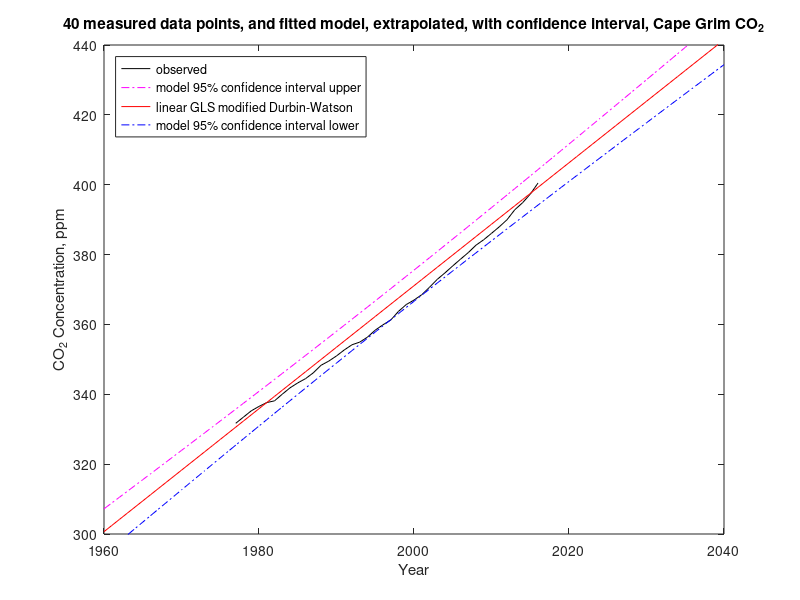

This figure's MATLAB source:
%%%%%%%%%%%%%%%%%%%%%%%%%%%%%%%%%%%%%%%%%%%%%%%%%%%%%%%%%%%%%%%%%%%%%%%%%%%%%%%
% This program reads annual mean CO2 data from Cape Grim, then does OLS and   %
% GLS for both linear (y = b0 + b1.t) and quadratic (y = b0 + b1.t + b2.t^2). %
% This code is for Matlab or Octave (no special libraries required).          %
%%%%%%%%%%%%%%%%%%%%%%%%%%%%%%%%%%%%%%%%%%%%%%%%%%%%%%%%%%%%%%%%%%%%%%%%%%%%%%%

doQuatratic=false;  % otherwise linear fit

plotACF=false;      % plot autocorrelation function of residuals?

plotLongTerm=4;     % plot long-term extrapolated model with 95% conf. int.: 0=no, 1=OLS, 2=ACF GLS, 3=DW GLS, 4=new GLS

disp('========================================================');

% Read data as csv numeric file of two columns: year (AD) and CO2 (ppm)
% This file is from data at http://www.csiro.au/greenhouse-gases/
CO2data=csvread('CapeGrimAnnualCO2.csv');
disp('Data: Atmospheric background carbon dioxide at Cape Grim');
disp('from http://www.csiro.au/greenhouse-gases/');

%%%%%%%%%%%%%%%%%%%%%
% Assemble the data %
%%%%%%%%%%%%%%%%%%%%%
[n,~]=size(CO2data);
t=0;
x=0;
y=0;
for i=1:n
    t(i)=CO2data(i,1);
    x(i,1)=1;
    x(i,2)=t(i)-2000;
    y(i,1)=CO2data(i,2);
    if doQuatratic
        x(i,3)=x(i,2)*x(i,2);
    end
end

disp('--------------------------------------------------------');

%%%%%%%%%%%%%%%%%%%%%%%%%%%%%%%%%%%%%
% OLS calculation by matrix algebra %
%%%%%%%%%%%%%%%%%%%%%%%%%%%%%%%%%%%%%
[n,k]=size(x);
DegreesOfFreedom=n-k;
varName(1,:)='(Intercept)';
varName(2,:)='year - 2000';
if doQuatratic
    varName(3,:)='(yr-2000)^2';
end
disp('OLS calculation by matrix algebra:');
betaOLS=inv(transpose(x)*x)*transpose(x)*y;
residuals=y-x*betaOLS;

SSR=transpose(residuals)*residuals;
% for improved rho estimate:
meanPred=(1/n)*ones(n,n)*x*betaOLS; % n x 1 vector all elements=mean predicted value
predDev=x*betaOLS-meanPred;
SSPD=transpose(predDev)*predDev;

residStdErrOLS=std(residuals)*sqrt((n-1)/(n-k));
stdErrorOLS=0;
tValue=0;
normCov=inv(transpose(x)*x);
for m=1:k
    stdErrorOLS(m,1)=residStdErrOLS*sqrt(normCov(m,m));
    tValue(m,1)=betaOLS(m,1)/stdErrorOLS(m,1);
end
disp('                 Estimate     Std. Error    t value');
for m=1:k
    fprintf('%s  %12.6f  %12.6f  %9.3f\n',varName(m,:),betaOLS(m,1),stdErrorOLS(m,1),tValue(m,1));
end
disp(['Residual standard error: ',num2str(residStdErrOLS),' on ',num2str(n-k),' degrees of freedom']);
rmsError=sqrt((transpose(residuals)*residuals)/n);
disp(['Model RMS error: ',num2str(rmsError),' (ppm CO2)']);

if doQuatratic
    for i=1:n
        bestFitTunEq(i)=t(i);
        bestFitYunEq(i)=betaOLS(1,1)+x(i,2)*betaOLS(2,1)+x(i,3)*betaOLS(3,1);
    end
else
    for i=1:n
        bestFitTunEq(i)=t(i);
        bestFitYunEq(i)=betaOLS(1,1)+x(i,2)*betaOLS(2,1);
    end
end


disp('--------------------------------------------------------');


%%%%%%%%%%%%%%%%%%%%%%%%%%%%%%%%%%%%%%%%%%%%%%%%%%%%%%
% Calculate and plot sample autocorrelation function %
%%%%%%%%%%%%%%%%%%%%%%%%%%%%%%%%%%%%%%%%%%%%%%%%%%%%%%
% sample autocorrelation function (provided in MatLab but not Octave)
Ymean=mean(residuals);
R=0;
Lag=0;
zeroLine=0;
CIu=0;
CIl=0;
denom=0;
for i=1:n
    denom=denom+(residuals(i)-Ymean)^2;
end
for ka=0:20
    numer=0;
    for na=1:n-ka
        numer=numer+(residuals(na)-Ymean)*(residuals(na+ka)-Ymean);
    end
    R(ka+1,1)=numer/denom;
    Lag(ka+1)=ka;
    zeroLine(ka+1)=0;
    CIu(ka+1)=1.96/sqrt(n);
    CIl(ka+1)=-1.96/sqrt(n);
end
%disp(['Residual ACF lag 1 = ',num2str(R(2)),' (first estimate of rho)']);
if plotACF
    plot(Lag,R,'.-b',Lag,zeroLine,'-g',Lag,CIu,'-r',Lag,CIl,'-r');
    axis([0 20 -0.4 1]);
    xlabel('Lag');
    ylabel('Sample Autocorrelation');
    grid('on');
    if doQuatratic
        title(['Cape Grim CO_2 annual data, ACF of quadratic model residuals']);
    else
        title(['Cape Grim CO_2 annual data, ACF of linear model residuals']);
    end
    pause;
end

rho=R(2,1); % for GLS


%%%%%%%%%%%%%%%%%%%%%%%%%%%%%%%%%%%%%%%%%%
% Simple n_eff = n(1-rho)/(1+rho) method %
%%%%%%%%%%%%%%%%%%%%%%%%%%%%%%%%%%%%%%%%%%
% t = b*sqrt(n-k)/sqrt(SSR/sum of squares of x differences from mean)
ne=n*(1-rho)/(1+rho);
tScale=sqrt((1-rho)/(1+rho));
disp(['n_eff = n(1-rho)/(1+rho) = ',num2str(ne),' -> t-slope = ',num2str(tValue(2,1)*sqrt((ne-k)/(n-k)))]);
disp(['or scale OLS t values by sqrt[(1-rho)/(1+rho)] = ',num2str(tScale)]);
disp(['                 -> t-slope = ',num2str(tValue(2,1)*tScale)]);
if doQuatratic
    disp(['                 -> t-curve = ',num2str(tValue(3,1)*tScale)]);
end
disp('--------------------------------------------------------');


%%%%%%%%%%%%%%%%%%%%%%%%%%%%%%%%%%%%%
% GLS calculation by matrix algebra %
%%%%%%%%%%%%%%%%%%%%%%%%%%%%%%%%%%%%%
disp(['GLS using ACF lag 1 for AR1 rho = ',num2str(rho)]);

% Conventional GLS for AR1 process, but calculate Sinv directly:
% initialise Sinv with diagonal elements = (1+rho^2)/(1-rho^2)
Sinv=eye(n)*(1+rho*rho)/(1-rho*rho);
% change the two corner elements to 1/(1-rho^2)
Sinv(1,1)=1/(1-rho*rho);
Sinv(n,n)=1/(1-rho*rho);
% now fill in the super and sub diagonal elements as -rho/(1-rho^2)
for i=1:n-1
    Sinv(i,i+1)=-rho/(1-rho*rho);
    Sinv(i+1,i)=-rho/(1-rho*rho);
end
% Note that with the above formulation of Sinv, all diagonal elements of inv(Sinv) = 1.

betaGLSacf=inv(transpose(x)*Sinv*x)*transpose(x)*Sinv*y;
residualsGLS=y-x*betaGLSacf;
residStdErrACF=sqrt(transpose(residualsGLS)*Sinv*residualsGLS/(n-k));
stdErrorACF=0;
tValue=0;
normCov=inv(transpose(x)*Sinv*x);
for m=1:k
    stdErrorACF(m,1)=residStdErrACF*sqrt(normCov(m,m));
    tValue(m,1)=betaGLSacf(m,1)/stdErrorACF(m,1);
end
disp('t-value = beta / std.error');
disp('                 Estimate     Std. Error    t value');
for m=1:k
    fprintf('%s  %12.6f  %12.6f  %9.3f\n',varName(m,:),betaGLSacf(m,1),stdErrorACF(m,1),tValue(m,1));
end
disp(['Residual standard error: ',num2str(residStdErrACF),' on ',num2str(n-k),' degrees of freedom']);
rmsError=sqrt((transpose(residualsGLS)*residualsGLS)/n);
disp(['Model RMS error: ',num2str(rmsError),' (ppm CO2)']);

if doQuatratic
    for i=1:n
        bestFitTacf(i)=t(i);
        bestFitYacf(i)=betaGLSacf(1,1)+x(i,2)*betaGLSacf(2,1)+x(i,3)*betaGLSacf(3,1);
    end
else
    for i=1:n
        bestFitTacf(i)=t(i);
        bestFitYacf(i)=betaGLSacf(1,1)+x(i,2)*betaGLSacf(2,1);
    end
end



disp('--------------------------------------------------------');

    

%%%%%%%%%%%%%%%%%%%%%%%%%%%%%%%%%%%%%%%%%%%%%%%%%%%%%%%%%%%%%%%%%%%%%%%%%
% Calculate Durbin-Watson Statistic, rho estimate and improved estimate %
%%%%%%%%%%%%%%%%%%%%%%%%%%%%%%%%%%%%%%%%%%%%%%%%%%%%%%%%%%%%%%%%%%%%%%%%%
SSRFD=0;
for i=2:n
    SSRFD=SSRFD+(residuals(i)-residuals(i-1))^2;
end
dw=SSRFD/SSR;

% rho from Durbin-Watson
rhoDW=1-0.5*dw;

% rho from modified Durbin-Watson
rhoDWM=1-0.5*SSRFD/(SSR*(2-exp(-SSPD/SSR)));


%%%%%%%%%%%%%%%%%%%%%%%%%%%%%%%%%%%%%
% GLS calculation by matrix algebra %
%%%%%%%%%%%%%%%%%%%%%%%%%%%%%%%%%%%%%
rho=rhoDW;
disp(['GLS using Durbin-Watson for AR1 rho = ',num2str(rho)]);
Sinv=eye(n)*(1+rho*rho)/(1-rho*rho);
Sinv(1,1)=1/(1-rho*rho);
Sinv(n,n)=1/(1-rho*rho);
for i=1:n-1
    Sinv(i,i+1)=-rho/(1-rho*rho);
    Sinv(i+1,i)=-rho/(1-rho*rho);
end
betaGLSdw=inv(transpose(x)*Sinv*x)*transpose(x)*Sinv*y;
residualsGLS=y-x*betaGLSdw;
residStdErrDW=sqrt(transpose(residualsGLS)*Sinv*residualsGLS/(n-k));
stdErrorDW=0;
tValue=0;
normCov=inv(transpose(x)*Sinv*x);
for m=1:k
    stdErrorDW(m,1)=residStdErrDW*sqrt(normCov(m,m));
    tValue(m,1)=betaGLSdw(m,1)/stdErrorDW(m,1);
end
disp('t-value = beta / std.error');
disp('                 Estimate     Std. Error    t value');
for m=1:k
    fprintf('%s  %12.6f  %12.6f  %9.3f\n',varName(m,:),betaGLSdw(m,1),stdErrorDW(m,1),tValue(m,1));
end
disp(['Residual standard error: ',num2str(residStdErrDW),' on ',num2str(n-k),' degrees of freedom']);
rmsError=sqrt((transpose(residualsGLS)*residualsGLS)/n);
disp(['Model RMS error: ',num2str(rmsError),' (ppm CO2)']);

if doQuatratic
    for i=1:n
        bestFitTdw(i)=t(i);
        bestFitYdw(i)=betaGLSdw(1,1)+x(i,2)*betaGLSdw(2,1)+x(i,3)*betaGLSdw(3,1);
    end
else
    for i=1:n
        bestFitTdw(i)=t(i);
        bestFitYdw(i)=betaGLSdw(1,1)+x(i,2)*betaGLSdw(2,1);
    end
end


disp('--------------------------------------------------------');


%%%%%%%%%%%%%%%%%%%%%%%%%%%%%%%%%%%%%
% GLS calculation by matrix algebra %
%%%%%%%%%%%%%%%%%%%%%%%%%%%%%%%%%%%%%
rho=rhoDWM;
disp(['GLS using modified Durbin-Watson for AR1 rho = ',num2str(rho)]);
Sinv=eye(n)*(1+rho*rho)/(1-rho*rho);
Sinv(1,1)=1/(1-rho*rho);
Sinv(n,n)=1/(1-rho*rho);
for i=1:n-1
    Sinv(i,i+1)=-rho/(1-rho*rho);
    Sinv(i+1,i)=-rho/(1-rho*rho);
end
betaGLSmdw=inv(transpose(x)*Sinv*x)*transpose(x)*Sinv*y;
residualsGLS=y-x*betaGLSmdw;
residStdErrMDW=sqrt(transpose(residualsGLS)*Sinv*residualsGLS/(n-k));
stdErrorMDW=0;
tValue=0;
normCov=inv(transpose(x)*Sinv*x);
for m=1:k
    stdErrorMDW(m,1)=residStdErrMDW*sqrt(normCov(m,m));
    tValue(m,1)=betaGLSmdw(m,1)/stdErrorMDW(m,1);
end
disp('t-value = beta / std.error');
disp('                 Estimate     Std. Error    t value');
for m=1:k
    fprintf('%s  %12.6f  %12.6f  %9.3f\n',varName(m,:),betaGLSmdw(m,1),stdErrorMDW(m,1),tValue(m,1));
end
disp(['Residual standard error: ',num2str(residStdErrMDW),' on ',num2str(n-k),' degrees of freedom']);
rmsError=sqrt((transpose(residualsGLS)*residualsGLS)/n);
disp(['Model RMS error: ',num2str(rmsError),' (ppm CO2)']);

if doQuatratic
    for i=1:n
        bestFitTmdw(i)=t(i);
        bestFitYmdw(i)=betaGLSmdw(1,1)+x(i,2)*betaGLSmdw(2,1)+x(i,3)*betaGLSmdw(3,1);
    end
else
     for i=1:n
        bestFitTmdw(i)=t(i);
        bestFitYmdw(i)=betaGLSmdw(1,1)+x(i,2)*betaGLSmdw(2,1);
    end
end


disp('========================================================');


% Plot regression lines:
plot(t,y,'k.-',bestFitTunEq,bestFitYunEq,'r*:',bestFitTacf,bestFitYacf,'gx-',bestFitTdw,bestFitYdw,'bo-',bestFitTmdw,bestFitYmdw,'m+-');
legend('observed','OLS fit',['GLS ACF lag-1 AR1(',num2str(R(2),3),')'],['GLS Durbin-Watson AR1(',num2str(rhoDW,3),')'],['GLS Modified D-W AR1(',num2str(rhoDWM,3),')'],'Location','northwest');
title([num2str(n),' measured data points, and best fit lines, Cape Grim CO_2 annual data']);
xlabel('Year');
ylabel('CO_2 Concentration, ppm');
if plotLongTerm>0.5
    pause;
end


%%%%%%%%%%%%%%%%%%%%%%%%%%%%%%%%%%%%%%%%%%%%%%%%%%%%%%%
% output long-term projection 1960 - 2040 as required %
%%%%%%%%%%%%%%%%%%%%%%%%%%%%%%%%%%%%%%%%%%%%%%%%%%%%%%%
% Include uncertainty of the regression coefficients as well as the residual standard error
% to estimate confidence interval beyond the measured data.
if doQuatratic
    for i=1:81
        yr=i-41;
        yx=yr+2000-1997;  % years away from the centre of the data
        YearLT(i)=yr+2000; % year AD
        OLSLT(i)=betaOLS(1,1)    +betaOLS(2,1)*yr    +betaOLS(3,1)*yr*yr;
        OLSLTci(i)=1.96*sqrt(residStdErrOLS^2+(yx*stdErrorOLS(2,1))^2+(yx*yx*stdErrorOLS(3,1))^2); % +/- 95% CI
        ACFLT(i)=betaGLSacf(1,1) +betaGLSacf(2,1)*yr +betaGLSacf(3,1)*yr*yr;
        ACFLTci(i)=1.96*sqrt(residStdErrACF^2+(yx*stdErrorACF(2,1))^2+(yx*yx*stdErrorACF(3,1))^2); % +/- 95% CI
        GLSdwLT(i)=betaGLSdw(1,1)  +betaGLSdw(2,1)*yr  +betaGLSdw(3,1)*yr*yr;
        GLSdwLTci(i)=1.96*sqrt(residStdErrDW^2+(yx*stdErrorDW(2,1))^2+(yx*yx*stdErrorDW(3,1))^2); % +/- 95% CI
        GLSmdwLT(i)=betaGLSmdw(1,1)+betaGLSmdw(2,1)*yr+betaGLSmdw(3,1)*yr*yr;
        GLSmdwLTci(i)=1.96*sqrt(residStdErrMDW^2+(yx*stdErrorMDW(2,1))^2+(yx*yx*stdErrorMDW(3,1))^2); % +/- 95% CI
    end

    if plotLongTerm==1
        plot(t,y,'k-',YearLT,OLSLT+OLSLTci,'m-.',YearLT,OLSLT,'r-',YearLT,OLSLT-OLSLTci,'b-.');
        legend('observed','95% conf. int. upper','quadratic OLS fit','model 95% confidence interval lower','Location','northwest');
    elseif plotLongTerm==2
        plot(t,y,'k-',YearLT,ACFLT+ACFLTci,'m-.',YearLT,ACFLT,'r-',YearLT,ACFLT-ACFLTci,'b-.');
        legend('observed','model 95% confidence interval upper','quadratic GLS ACF lag-1 model','model 95% confidence interval lower','Location','northwest');
    elseif plotLongTerm==3
        plot(t,y,'k-',YearLT,GLSdwLT+GLSdwLTci,'m-.',YearLT,GLSdwLT,'r-',YearLT,GLSdwLT-GLSdwLTci,'b-.');
        legend('observed','model 95% confidence interval upper','quadratic GLS Durbin-Watson','model 95% confidence interval lower','Location','northwest'); 
    elseif plotLongTerm==4
        plot(t,y,'k-',YearLT,GLSmdwLT+GLSmdwLTci,'m-.',YearLT,GLSmdwLT,'r-',YearLT,GLSmdwLT-GLSmdwLTci,'b-.');
        legend('observed','model 95% confidence interval upper','quadratic GLS modified Durbin-Watson','model 95% confidence interval lower','Location','northwest');
    end
    if plotLongTerm>0.5
        xlabel('Year');
        ylabel('CO_2 Concentration, ppm');
        axis([1960 2040 300 440]);
        title([num2str(n),' measured data points, and fitted model, extrapolated, with confidence interval, Cape Grim CO_2']);
    end
else
    for i=1:81
        yr=i-41;
        yx=yr+2000-1997;  % years away from the centre of the data
        YearLT(i)=yr+2000; % year AD
        OLSLT(i)=betaOLS(1,1)    +betaOLS(2,1)*yr;
        OLSLTci(i)=1.96*sqrt(residStdErrOLS^2+(yx*stdErrorOLS(2,1))^2); % +/- 95% CI
        ACFLT(i)=betaGLSacf(1,1) +betaGLSacf(2,1)*yr;
        ACFLTci(i)=1.96*sqrt(residStdErrACF^2+(yx*stdErrorACF(2,1))^2); % +/- 95% CI
        GLSdwLT(i)=betaGLSdw(1,1)  +betaGLSdw(2,1)*yr;
        GLSdwLTci(i)=1.96*sqrt(residStdErrDW^2+(yx*stdErrorDW(2,1))^2); % +/- 95% CI
        GLSmdwLT(i)=betaGLSmdw(1,1)+betaGLSmdw(2,1)*yr;
        GLSmdwLTci(i)=1.96*sqrt(residStdErrMDW^2+(yx*stdErrorMDW(2,1))^2); % +/- 95% CI
    end

    if plotLongTerm==1
        plot(t,y,'k-',YearLT,OLSLT+OLSLTci,'m-.',YearLT,OLSLT,'r-',YearLT,OLSLT-OLSLTci,'b-.');
        legend('observed','model 95% confidence interval upper','linear OLS fit','model 95% confidence interval lower','Location','northwest');
    elseif plotLongTerm==2
        plot(t,y,'k-',YearLT,ACFLT+ACFLTci,'m-.',YearLT,ACFLT,'r-',YearLT,ACFLT-ACFLTci,'b-.');
        legend('observed','model 95% confidence interval upper','linear GLS ACF lag-1 model','model 95% confidence interval lower','Location','northwest');
    elseif plotLongTerm==3
        plot(t,y,'k-',YearLT,GLSdwLT+GLSdwLTci,'m-.',YearLT,GLSdwLT,'r-',YearLT,GLSdwLT-GLSdwLTci,'b-.');
        legend('observed','model 95% confidence interval upper','linear GLS Durbin-Watson','model 95% confidence interval lower','Location','northwest'); 
    elseif plotLongTerm==4
        plot(t,y,'k-',YearLT,GLSmdwLT+GLSmdwLTci,'m-.',YearLT,GLSmdwLT,'r-',YearLT,GLSmdwLT-GLSmdwLTci,'b-.');
        legend('observed','model 95% confidence interval upper','linear GLS modified Durbin-Watson','model 95% confidence interval lower','Location','northwest');
    end
    if plotLongTerm>0.5
        xlabel('Year');
        ylabel('CO_2 Concentration, ppm');
        axis([1960 2040 300 440]);
        title([num2str(n),' measured data points, and fitted model, extrapolated, with confidence interval, Cape Grim CO_2']);
    end
end

